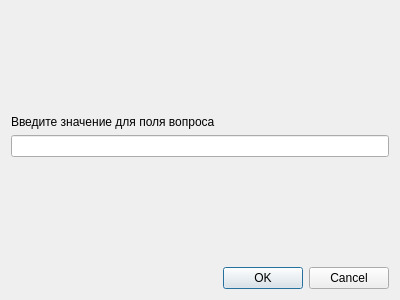
<?xml version="1.0" encoding="UTF-8"?>
<ui version="4.0">
 <class>Dialog</class>
 <widget class="QDialog" name="Dialog">
  <property name="geometry">
   <rect>
    <x>0</x>
    <y>0</y>
    <width>400</width>
    <height>300</height>
   </rect>
  </property>
  <property name="windowTitle">
   <string>Dialog</string>
  </property>
  <layout class="QVBoxLayout" name="verticalLayout_2">
   <item>
    <spacer name="verticalSpacer">
     <property name="orientation">
      <enum>Qt::Vertical</enum>
     </property>
     <property name="sizeHint" stdset="0">
      <size>
       <width>20</width>
       <height>40</height>
      </size>
     </property>
    </spacer>
   </item>
   <item>
    <layout class="QVBoxLayout" name="verticalLayout">
     <item>
      <widget class="QLabel" name="label">
       <property name="text">
        <string>Введите значение для поля вопроса</string>
       </property>
      </widget>
     </item>
     <item>
      <widget class="QLineEdit" name="lineEdit"/>
     </item>
    </layout>
   </item>
   <item>
    <spacer name="verticalSpacer_2">
     <property name="orientation">
      <enum>Qt::Vertical</enum>
     </property>
     <property name="sizeHint" stdset="0">
      <size>
       <width>20</width>
       <height>40</height>
      </size>
     </property>
    </spacer>
   </item>
   <item>
    <widget class="QDialogButtonBox" name="buttonBox">
     <property name="orientation">
      <enum>Qt::Horizontal</enum>
     </property>
     <property name="standardButtons">
      <set>QDialogButtonBox::Cancel|QDialogButtonBox::Ok</set>
     </property>
    </widget>
   </item>
  </layout>
 </widget>
 <resources/>
 <connections>
  <connection>
   <sender>buttonBox</sender>
   <signal>accepted()</signal>
   <receiver>Dialog</receiver>
   <slot>accept()</slot>
   <hints>
    <hint type="sourcelabel">
     <x>248</x>
     <y>254</y>
    </hint>
    <hint type="destinationlabel">
     <x>157</x>
     <y>274</y>
    </hint>
   </hints>
  </connection>
  <connection>
   <sender>buttonBox</sender>
   <signal>rejected()</signal>
   <receiver>Dialog</receiver>
   <slot>reject()</slot>
   <hints>
    <hint type="sourcelabel">
     <x>316</x>
     <y>260</y>
    </hint>
    <hint type="destinationlabel">
     <x>286</x>
     <y>274</y>
    </hint>
   </hints>
  </connection>
 </connections>
</ui>
